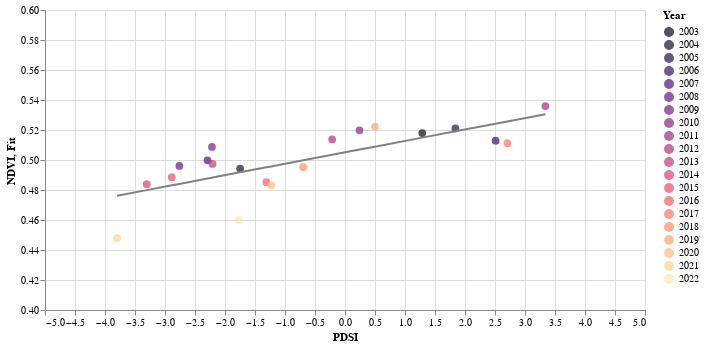

The notebook cell this image was saved under:
### Markdown cell above
### Scatter plot

The DataFrame is ready for plotting. Since this chart is to include points and a line of best fit, two charts need to be created, one for the points and one for the line. The results are combined into the final plot.

### Code cell
base = alt.Chart(ndvi_pdsi_df).encode(
    x=alt.X('PDSI:Q', scale=alt.Scale(domain=(-5, 5))))

points = base.mark_circle(size=60).encode(
    y=alt.Y('NDVI:Q', scale=alt.Scale(domain=(0.4, 0.6))),
    color=alt.Color('Year:O', scale=alt.Scale(scheme='magma')),
    tooltip=[
        alt.Tooltip('Year:O', title='Year'),
        alt.Tooltip('PDSI:Q', title='PDSI'),
        alt.Tooltip('NDVI:Q', title='NDVI')
    ])

fit = base.mark_line().encode(
    y=alt.Y('Fit:Q'),
    color=alt.value('#808080'))

(points + fit).properties(width=600, height=300).interactive()

### Figure 1 — Vega-Lite specification as saved in the notebook (floating-point values rounded to 4 significant figures)
{"config": {"view": {"continuousWidth": 400, "continuousHeight": 300}}, "layer": [{"mark": {"type": "circle", "size": 60}, "encoding": {"color": {"field": "Year", "scale": {"scheme": "magma"}, "type": "ordinal"}, "tooltip": [{"field": "Year", "title": "Year", "type": "ordinal"}, {"field": "PDSI", "title": "PDSI", "type": "quantitative"}, {"field": "NDVI", "title": "NDVI", "type": "quantitative"}], "x": {"field": "PDSI", "scale": {"domain": [-5, 5]}, "type": "quantitative"}, "y": {"field": "NDVI", "scale": {"domain": [0.4, 0.6]}, "type": "quantitative"}}, "selection": {"selector004": {"type": "interval", "bind": "scales", "encodings": ["x", "y"]}}}, {"mark": "line", "encoding": {"color": {"value": "#808080"}, "x": {"field": "PDSI", "scale": {"domain": [-5, 5]}, "type": "quantitative"}, "y": {"field": "Fit", "type": "quantitative"}}}], "data": {"name": "data-5e38a0d3a63fdc984697afc750f7bb88"}, "height": 300, "width": 600, "$schema": "https://vega.github.io/schema/vega-lite/v4.17.0.json", "datasets": {"data-5e38a0d3a63fdc984697afc750f7bb88": [{"Year": 2003, "NDVI": 0.518, "PDSI": 1.288, "Fit": 0.5149}, {"Year": 2004, "NDVI": 0.4943, "PDSI": -1.748, "Fit": 0.4918}, {"Year": 2005, "NDVI": 0.5211, "PDSI": 1.84, "Fit": 0.5191}, {"Year": 2006, "NDVI": 0.5129, "PDSI": 2.51, "Fit": 0.5242}, {"Year": 2007, "NDVI": 0.4998, "PDSI": -2.291, "Fit": 0.4876}, {"Year": 2008, "NDVI": 0.496, "PDSI": -2.76, "Fit": 0.4841}, {"Year": 2009, "NDVI": 0.5087, "PDSI": -2.217, "Fit": 0.4882}, {"Year": 2010, "NDVI": 0.5198, "PDSI": 0.2417, "Fit": 0.5069}, {"Year": 2011, "NDVI": 0.5359, "PDSI": 3.34, "Fit": 0.5306}, {"Year": 2012, "NDVI": 0.5137, "PDSI": -0.2141, "Fit": 0.5035}, {"Year": 2013, "NDVI": 0.4974, "PDSI": -2.207, "Fit": 0.4883}, {"Year": 2014, "NDVI": 0.4839, "PDSI": -3.304, "Fit": 0.4799}, {"Year": 2015, "NDVI": 0.4885, "PDSI": -2.887, "Fit": 0.4831}, {"Year": 2016, "NDVI": 0.4852, "PDSI": -1.311, "Fit": 0.4951}, {"Year": 2017, "NDVI": 0.5112, "PDSI": 2.706, "Fit": 0.5257}, {"Year": 2018, "NDVI": 0.4952, "PDSI": -0.6964, "Fit": 0.4998}, {"Year": 2019, "NDVI": 0.5223, "PDSI": 0.4991, "Fit": 0.5089}, {"Year": 2020, "NDVI": 0.4833, "PDSI": -1.23, "Fit": 0.4957}, {"Year": 2021, "NDVI": 0.448, "PDSI": -3.799, "Fit": 0.4762}, {"Year": 2022, "NDVI": 0.4601, "PDSI": -1.772, "Fit": 0.4916}]}}
